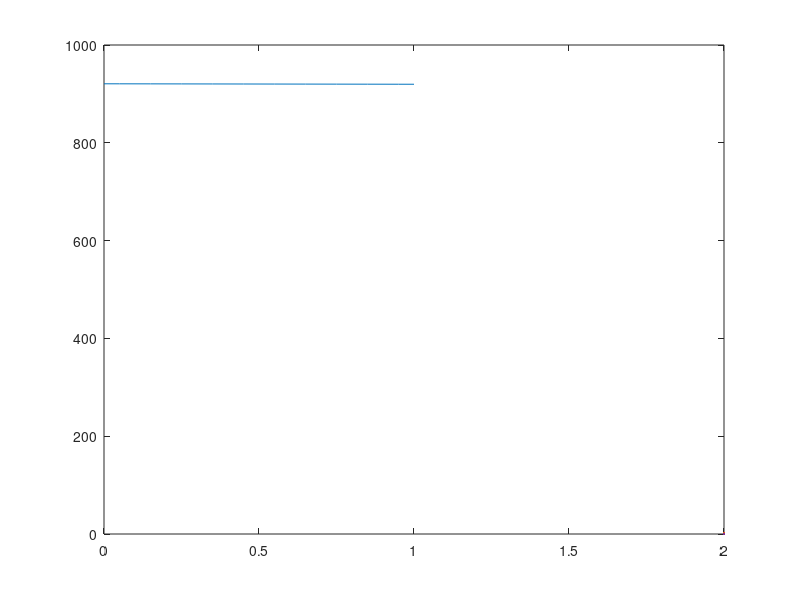

Reproduce this figure in MATLAB. (Note: this script raises an error after producing the figure.)
close all
clear
clc

e = exp(1);
n = 1000;
m = 0;

f = 0.5;
n_1 = n * f;

%% rho: x-axis  optimal variance: y-axis
variance = [];
for rho = 0:0.05:1
    q = (n-1) / (1+e) / (n-1-m*rho);
    p = 1-q;
    % variance
    h_1 = p * q / (p - q)^2;
    h_2 = n + rho * ((2 * n_1 - n)^2 - n) / (n - 1);
    variance(end+1) = h_1 * h_2;
end

rho = 0:0.05:1;
plot(rho, variance, LineWidth=2,Color=[1 0 0]);

xlabel('Correlation $\rho$',Interpreter='latex')
ylabel('$Var(p,\rho)$',FontWeight='bold',Interpreter='latex')
set(gca,'FontSize',20, 'FontName', 'Times New Roman');
set(gcf,'Position',[100 100 500 500])

p =  e/(e+1);
q = 1 - p;
yline(p*q*n/((p-q)^2), '--',LineWidth=2,Color=[0 0 1]);

legend("JRR","RR",Location="southwest",Interpreter='latex')


